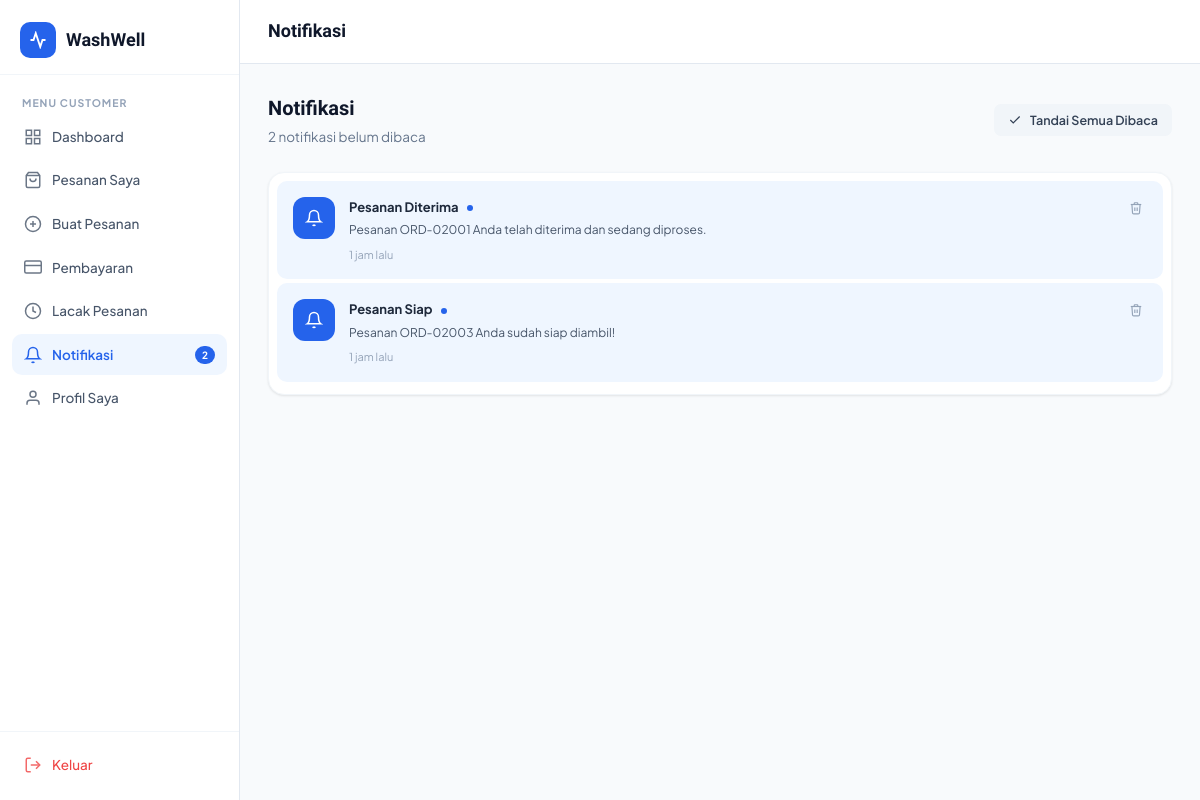
Page /customer/notifications.php (signed in) on the committed database.
### tables this page shows
CREATE TABLE IF NOT EXISTS notifications (
    id INT AUTO_INCREMENT PRIMARY KEY,
    user_id INT NOT NULL,
    title VARCHAR(200) NOT NULL,
    message TEXT NOT NULL,
    is_read TINYINT(1) DEFAULT 0,
    created_at TIMESTAMP DEFAULT CURRENT_TIMESTAMP,
    FOREIGN KEY (user_id) REFERENCES users(id) ON DELETE CASCADE
);

### includes/auth.php (called while the page is built, shortened)
<?php
require_once __DIR__ . '/config.php';
function getCurrentUser() {
    $db = getDB();
    $id = (int)$_SESSION['user_id'];
    $res = $db->query("SELECT * FROM users WHERE id=$id LIMIT 1");
    return $res ? $res->fetch_assoc() : null;
}
function getUnreadNotifs($userId) {
    $db = getDB();
    $uid = (int)$userId;
    $res = $db->query("SELECT COUNT(*) as cnt FROM notifications WHERE user_id=$uid AND is_read=0");
    return $res ? (int)$res->fetch_assoc()['cnt'] : 0;
}
?>

### includes/config.php (called while the page is built, shortened)
<?php
function timeAgo($datetime) {
    $time = strtotime($datetime);
    $diff = time() - $time;
    if ($diff < 86400) return floor($diff/3600) . ' jam lalu';
    return floor($diff/86400) . ' hari lalu';
}
?>

### customer/notifications.php (the view, shortened to what this page needs)
<?php
require_once '../includes/auth.php';
$db = getDB();
$user = getCurrentUser();
$uid = (int)$user['id'];
$notifs = $db->query("SELECT * FROM notifications WHERE user_id=$uid ORDER BY created_at DESC");
?>
<!DOCTYPE html>
<html lang="id">
<head>
<link rel="stylesheet" href="../assets/css/style.css">
</head>
<body>
<div class="app-layout">
    <?php require_once('../customer/sidebar.php'); ?>
    <div class="main-content">
        <header class="topbar">
            <div class="topbar-left">
                <div class="topbar-title">Notifikasi</div>
            </div>
        </header>
        <main class="page-content">
            <div class="page-header">
                <div>
                    <h1>Notifikasi</h1>
                    <p><?= $notifCount ?> notifikasi belum dibaca</p>
                </div>
                <?php if ($notifCount > 0): ?>
                <a href="notifications.php?mark_read=1" class="btn btn-ghost btn-sm">
                    <svg width="14" height="14" viewBox="0 0 24 24" fill="none" stroke="currentColor" stroke-width="2"><polyline points="20 6 9 17 4 12"/></svg>
                    Tandai Semua Dibaca
                </a>
                <?php endif; ?>
            </div>
            <div class="card">
                <div class="card-body" style="padding:8px;">
                <?php if ($notifs->num_rows === 0): ?>
                <div style="text-align:center;padding:60px 0;color:var(--gray-400);">
                    <svg width="48" height="48" viewBox="0 0 24 24" fill="none" stroke="currentColor" stroke-width="1.5" style="margin-bottom:12px;opacity:0.4;"><path d="M18 8A6 6 0 0 0 6 8c0 7-3 9-3 9h18s-3-2-3-9"/><path d="M13.73 21a2 2 0 0 1-3.46 0"/></svg>
                    <p style="font-size:14px;">Belum ada notifikasi</p>
                </div>
                <?php else: ?>
                <?php while($n = $notifs->fetch_assoc()): ?>
                <div style="display:flex;align-items:flex-start;gap:14px;padding:16px;border-radius:10px;background:<?= !$n['is_read']?'var(--primary-bg)':'transparent' ?>;margin-bottom:4px;transition:background 0.2s;">
                    <div style="width:42px;height:42px;border-radius:12px;background:<?= !$n['is_read']?'var(--primary)':'var(--gray-100)' ?>;display:flex;align-items:center;justify-content:center;flex-shrink:0;color:<?= !$n['is_read']?'white':'var(--gray-500)' ?>;">
                        <svg width="18" height="18" viewBox="0 0 24 24" fill="none" stroke="currentColor" stroke-width="2"><path d="M18 8A6 6 0 0 0 6 8c0 7-3 9-3 9h18s-3-2-3-9"/><path d="M13.73 21a2 2 0 0 1-3.46 0"/></svg>
                    </div>
                    <div style="flex:1;">
                        <div style="font-size:13px;font-weight:700;color:var(--gray-800);margin-bottom:3px;">
                            <?= htmlspecialchars($n['title']) ?>
                            <?php if (!$n['is_read']): ?><span style="display:inline-block;width:6px;height:6px;border-radius:50%;background:var(--primary);margin-left:6px;vertical-align:middle;"></span><?php endif; ?>
                        </div>
                        <div style="font-size:12px;color:var(--gray-600);margin-bottom:6px;"><?= htmlspecialchars($n['message']) ?></div>
                        <div style="font-size:11px;color:var(--gray-400);"><?= timeAgo($n['created_at']) ?></div>
                    </div>
                    <form method="POST">
                        <button type="submit" style="background:none;border:none;color:var(--gray-400);cursor:pointer;padding:4px;" title="Hapus">
                            <svg width="14" height="14" viewBox="0 0 24 24" fill="none" stroke="currentColor" stroke-width="2"><polyline points="3 6 5 6 21 6"/><path d="M19 6l-1 14a2 2 0 0 1-2 2H8a2 2 0 0 1-2-2L5 6"/><path d="M10 11v6M14 11v6"/><path d="M9 6V4a1 1 0 0 1 1-1h4a1 1 0 0 1 1 1v2"/></svg>
                        </button>
                    </form>
                </div>
                <?php endwhile; ?>
                <?php endif; ?>
                </div>
            </div>
        </main>
    </div>
</div>
</body>
</html>

### assets/css/style.css (style rules this page uses)
:root { --primary: #2563EB; --primary-light: #3B82F6; --primary-dark: #1D4ED8; --primary-bg: #EFF6FF; --orange: #F97316; --orange-light: #FED7AA; --green: #22C55E; --green-light: #DCFCE7; --teal: #06B6D4; --teal-light: #CFFAFE; --gray-50: #F8FAFC; --gray-100: #F1F5F9; --gray-200: #E2E8F0; --gray-300: #CBD5E1; --gray-400: #94A3B8; --gray-500: #64748B; --gray-600: #475569; --gray-700: #334155; --gray-800: #1E293B; --gray-900: #0F172A; --white: #FFFFFF; --shadow-sm: 0 1px 3px rgba(0,0,0,0.06), 0 1px 2px rgba(0,0,0,0.04); --shadow: 0 4px 6px -1px rgba(0,0,0,0.07), 0 2px 4px -1px rgba(0,0,0,0.04); --shadow-md: 0 10px 15px -3px rgba(0,0,0,0.08), 0 4px 6px -2px rgba(0,0,0,0.04); --shadow-lg: 0 20px 25px -5px rgba(0,0,0,0.08), 0 10px 10px -5px rgba(0,0,0,0.03); --radius: 12px; --radius-lg: 16px; --radius-xl: 24px; --sidebar-w: 240px; --font: 'Plus Jakarta Sans', sans-serif; --font-display: 'Sora', sans-serif; --transition: all 0.2s ease; }
*, *::before, *::after { box-sizing: border-box; margin: 0; padding: 0; }
html { scroll-behavior: smooth; }
body { font-family: var(--font); background: var(--gray-50); color: var(--gray-800); line-height: 1.6; font-size: 14px; }
a { text-decoration: none; color: inherit; }
button { cursor: pointer; border: none; font-family: var(--font); }
.btn { display: inline-flex; align-items: center; gap: 8px; padding: 9px 18px; border-radius: 8px; font-size: 13.5px; font-weight: 600; transition: var(--transition); white-space: nowrap; border: none; cursor: pointer; }
.btn-ghost { background: var(--gray-100); color: var(--gray-700); }
.btn-sm { padding: 6px 14px; font-size: 12.5px; border-radius: 7px; }
.card { background: var(--white); border-radius: var(--radius-lg); box-shadow: var(--shadow-sm); border: 1px solid var(--gray-100); }
.card-body { padding: 20px 24px; }
.app-layout { display: flex; min-height: 100vh; }
.nav-item svg { flex-shrink: 0; opacity: 0.8; }
.nav-item.active svg { opacity: 1; }
.main-content { flex: 1; margin-left: var(--sidebar-w); display: flex; flex-direction: column; min-height: 100vh; }
.topbar { background: var(--white); border-bottom: 1px solid var(--gray-200); padding: 0 28px; height: 64px; display: flex; align-items: center; justify-content: space-between; position: sticky; top: 0; z-index: 50; }
.topbar-left { display: flex; align-items: center; gap: 16px; }
.topbar-title { font-family: var(--font-display); font-size: 18px; font-weight: 700; color: var(--gray-900); }
.page-content { padding: 28px; flex: 1; }
.page-header { margin-bottom: 24px; display: flex; align-items: center; justify-content: space-between; flex-wrap: wrap; gap: 12px; }
.page-header h1 { font-family: var(--font-display); font-size: 20px; font-weight: 700; color: var(--gray-900); }
.page-header p { font-size: 13.5px; color: var(--gray-500); margin-top: 2px; }

### rows in the picture
notifications: title "Pesanan Diterima", is_read 0 (drawn), message "Pesanan ORD-02001 Anda telah diterima dan sedang diproses.", created_at "1 jam lalu"
notifications: title "Pesanan Siap", is_read 0 (drawn), message "Pesanan ORD-02003 Anda sudah siap diambil!", created_at "1 jam lalu"

### other values in the picture
$item['label'] "Dashboard"
$item['label'] "Pesanan Saya"
$item['label'] "Buat Pesanan"
$item['label'] "Pembayaran"
$item['label'] "Lacak Pesanan"
$item['label'] "Notifikasi"
$notifCount "2"
$item['label'] "Profil Saya"
